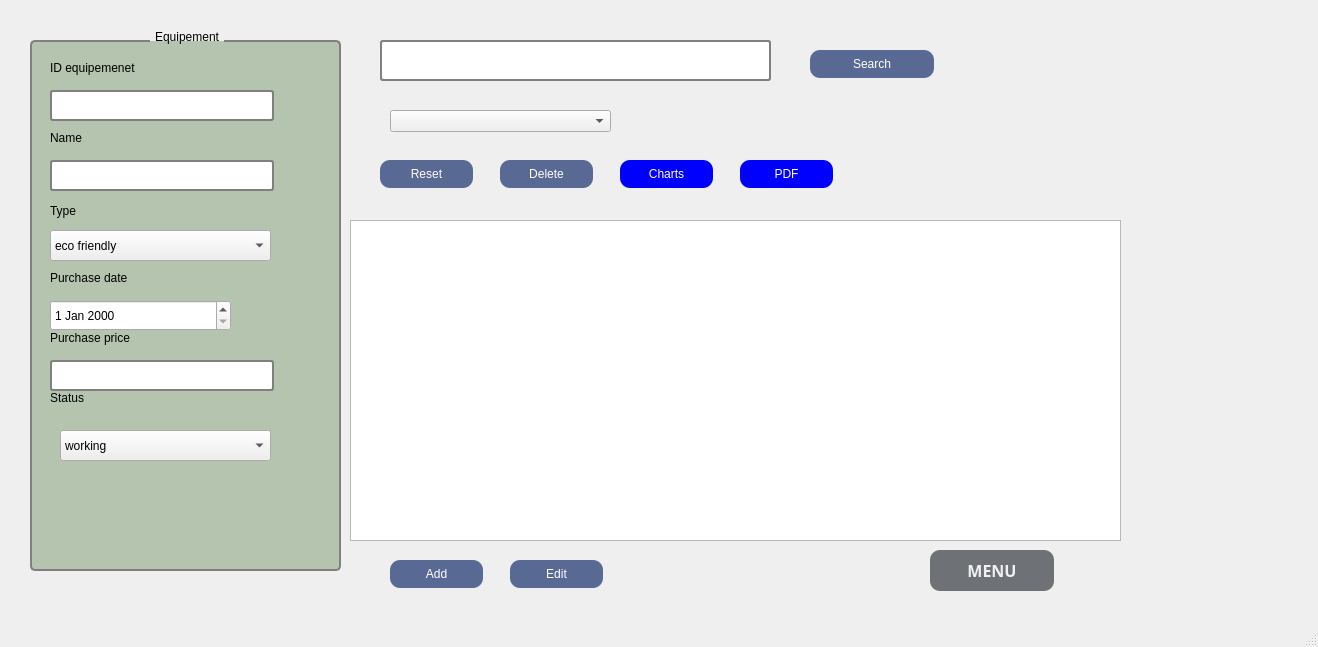
<?xml version="1.0" encoding="UTF-8"?>
<ui version="4.0">
 <class>equipment_managment</class>
 <widget class="QMainWindow" name="equipment_managment">
  <property name="geometry">
   <rect>
    <x>0</x>
    <y>0</y>
    <width>1318</width>
    <height>647</height>
   </rect>
  </property>
  <property name="windowTitle">
   <string>equipment_managment</string>
  </property>
  <property name="styleSheet">
   <string notr="true"/>
  </property>
  <widget class="QWidget" name="centralwidget">
   <widget class="QTableView" name="display_eq">
    <property name="geometry">
     <rect>
      <x>350</x>
      <y>220</y>
      <width>771</width>
      <height>321</height>
     </rect>
    </property>
   </widget>
   <widget class="QComboBox" name="comboBox">
    <property name="geometry">
     <rect>
      <x>390</x>
      <y>110</y>
      <width>221</width>
      <height>22</height>
     </rect>
    </property>
    <property name="styleSheet">
     <string notr="true"/>
    </property>
   </widget>
   <widget class="QLineEdit" name="search">
    <property name="geometry">
     <rect>
      <x>380</x>
      <y>40</y>
      <width>391</width>
      <height>41</height>
     </rect>
    </property>
    <property name="styleSheet">
     <string notr="true">QLineEdit{
    background-color: white;
    color: white;
    border: 1px solid gray;
    padding: 5px 10px;
    border-radius: 3px;
  border: 2px solid gray;
}</string>
    </property>
   </widget>
   <widget class="QPushButton" name="pushButton_2">
    <property name="geometry">
     <rect>
      <x>670</x>
      <y>730</y>
      <width>93</width>
      <height>28</height>
     </rect>
    </property>
    <property name="styleSheet">
     <string notr="true">QPushButton {
	font: 10pt &quot;MS Shell Dlg 2&quot;;
    border-radius: 50%;
background-color:#586994;
color:white;
 border-width: 0px;
  border-radius: 10px;
}</string>
    </property>
    <property name="text">
     <string>Edit</string>
    </property>
   </widget>
   <widget class="QPushButton" name="pushButton_5">
    <property name="geometry">
     <rect>
      <x>380</x>
      <y>160</y>
      <width>93</width>
      <height>28</height>
     </rect>
    </property>
    <property name="styleSheet">
     <string notr="true">QPushButton {
	font: 10pt &quot;MS Shell Dlg 2&quot;;
    border-radius: 50%;
background-color:#586994;
color:white;
 border-width: 0px;
  border-radius: 10px;
}</string>
    </property>
    <property name="text">
     <string>Reset</string>
    </property>
   </widget>
   <widget class="QPushButton" name="pushButton_4">
    <property name="geometry">
     <rect>
      <x>810</x>
      <y>50</y>
      <width>124</width>
      <height>28</height>
     </rect>
    </property>
    <property name="styleSheet">
     <string notr="true">QPushButton {
	font: 10pt &quot;MS Shell Dlg 2&quot;;
    border-radius: 50%;
background-color:#586994;
color:white;
 border-width: 0px;
  border-radius: 10px;
}</string>
    </property>
    <property name="text">
     <string>Search</string>
    </property>
   </widget>
   <widget class="QGroupBox" name="groupBox">
    <property name="geometry">
     <rect>
      <x>30</x>
      <y>30</y>
      <width>311</width>
      <height>541</height>
     </rect>
    </property>
    <property name="styleSheet">
     <string notr="true">QGroupBox {
    border: 2px solid gray;
    border-radius: 5px;
    margin-top: 10px;
background-color:#B4C4AE;
}

QGroupBox::title {
    subcontrol-origin: margin;
    subcontrol-position: top center;
    padding: 0 3px;
    font: 63 10pt &quot;Segoe UI Semibold&quot;;
    color :black;
}
QLineEdit{
    background-color: white;
    color: white;
    border: 1px solid gray;
    padding: 5px 10px;
    border-radius: 3px;
  border: 2px solid gray;
}
QPushButton:hover {
    background-color: #45a049;
}
</string>
    </property>
    <property name="title">
     <string>Equipement</string>
    </property>
    <widget class="QLabel" name="label">
     <property name="geometry">
      <rect>
       <x>20</x>
       <y>30</y>
       <width>131</width>
       <height>16</height>
      </rect>
     </property>
     <property name="styleSheet">
      <string notr="true">QLabel{
font: 63 10pt &quot;Segoe UI Semibold&quot;;
color :black;
}</string>
     </property>
     <property name="text">
      <string>ID equipemenet</string>
     </property>
    </widget>
    <widget class="QLineEdit" name="edit_id_eq">
     <property name="geometry">
      <rect>
       <x>20</x>
       <y>60</y>
       <width>224</width>
       <height>31</height>
      </rect>
     </property>
     <property name="styleSheet">
      <string notr="true">QLineEdit {
    color: black;
}</string>
     </property>
    </widget>
    <widget class="QLabel" name="label_3">
     <property name="geometry">
      <rect>
       <x>20</x>
       <y>100</y>
       <width>56</width>
       <height>16</height>
      </rect>
     </property>
     <property name="styleSheet">
      <string notr="true">QLabel{
font: 63 10pt &quot;Segoe UI Semibold&quot;;
color :black;
}</string>
     </property>
     <property name="text">
      <string>Name</string>
     </property>
    </widget>
    <widget class="QLineEdit" name="edit_name_eq">
     <property name="geometry">
      <rect>
       <x>20</x>
       <y>130</y>
       <width>224</width>
       <height>31</height>
      </rect>
     </property>
     <property name="styleSheet">
      <string notr="true">QLineEdit {
    color: black;
}</string>
     </property>
    </widget>
    <widget class="QLabel" name="label_4">
     <property name="geometry">
      <rect>
       <x>20</x>
       <y>170</y>
       <width>56</width>
       <height>21</height>
      </rect>
     </property>
     <property name="styleSheet">
      <string notr="true">QLabel{
font: 63 10pt &quot;Segoe UI Semibold&quot;;
color :black;
}</string>
     </property>
     <property name="text">
      <string>Type</string>
     </property>
    </widget>
    <widget class="QLabel" name="label_5">
     <property name="geometry">
      <rect>
       <x>20</x>
       <y>240</y>
       <width>131</width>
       <height>16</height>
      </rect>
     </property>
     <property name="styleSheet">
      <string notr="true">QLabel{
font: 63 10pt &quot;Segoe UI Semibold&quot;;
color :black;
}</string>
     </property>
     <property name="text">
      <string>Purchase date</string>
     </property>
    </widget>
    <widget class="QDateEdit" name="dateEdit_eq">
     <property name="geometry">
      <rect>
       <x>20</x>
       <y>270</y>
       <width>181</width>
       <height>31</height>
      </rect>
     </property>
    </widget>
    <widget class="QLabel" name="label_6">
     <property name="geometry">
      <rect>
       <x>20</x>
       <y>360</y>
       <width>56</width>
       <height>16</height>
      </rect>
     </property>
     <property name="styleSheet">
      <string notr="true">QLabel{
font: 63 10pt &quot;Segoe UI Semibold&quot;;
color :black;
}</string>
     </property>
     <property name="text">
      <string>Status</string>
     </property>
    </widget>
    <widget class="QLineEdit" name="edit_price_eq">
     <property name="geometry">
      <rect>
       <x>20</x>
       <y>330</y>
       <width>224</width>
       <height>31</height>
      </rect>
     </property>
     <property name="styleSheet">
      <string notr="true">QLineEdit {
    color: black;
}</string>
     </property>
    </widget>
    <widget class="QLabel" name="label_7">
     <property name="geometry">
      <rect>
       <x>20</x>
       <y>300</y>
       <width>121</width>
       <height>16</height>
      </rect>
     </property>
     <property name="styleSheet">
      <string notr="true">QLabel{
font: 63 10pt &quot;Segoe UI Semibold&quot;;
color :black;
}</string>
     </property>
     <property name="text">
      <string>Purchase price</string>
     </property>
    </widget>
    <widget class="QComboBox" name="edit_type_eq">
     <property name="geometry">
      <rect>
       <x>20</x>
       <y>200</y>
       <width>221</width>
       <height>31</height>
      </rect>
     </property>
     <item>
      <property name="text">
       <string>eco friendly</string>
      </property>
     </item>
     <item>
      <property name="text">
       <string>s</string>
      </property>
     </item>
    </widget>
    <widget class="QComboBox" name="edit_status_eq">
     <property name="geometry">
      <rect>
       <x>30</x>
       <y>400</y>
       <width>211</width>
       <height>31</height>
      </rect>
     </property>
     <item>
      <property name="text">
       <string>working</string>
      </property>
     </item>
     <item>
      <property name="text">
       <string>not working</string>
      </property>
     </item>
     <item>
      <property name="text">
       <string>should be repared</string>
      </property>
     </item>
    </widget>
   </widget>
   <widget class="QPushButton" name="pushButton_7">
    <property name="geometry">
     <rect>
      <x>740</x>
      <y>160</y>
      <width>93</width>
      <height>28</height>
     </rect>
    </property>
    <property name="styleSheet">
     <string notr="true">QPushButton {
    font: 10pt &quot;MS Shell Dlg 2&quot;;
    background-color: blue; 
    color: white;
    border: none; 
    border-radius: 10px;
}
</string>
    </property>
    <property name="text">
     <string>PDF</string>
    </property>
   </widget>
   <widget class="QPushButton" name="pushButton">
    <property name="geometry">
     <rect>
      <x>550</x>
      <y>730</y>
      <width>93</width>
      <height>28</height>
     </rect>
    </property>
    <property name="styleSheet">
     <string notr="true">QPushButton {
	font: 10pt &quot;MS Shell Dlg 2&quot;;
    border-radius: 50%;
background-color:#586994;
color:white;
 border-width: 0px;
  border-radius: 10px;
}</string>
    </property>
    <property name="text">
     <string>Add</string>
    </property>
   </widget>
   <widget class="QPushButton" name="pushButton_6">
    <property name="geometry">
     <rect>
      <x>620</x>
      <y>160</y>
      <width>93</width>
      <height>28</height>
     </rect>
    </property>
    <property name="styleSheet">
     <string notr="true">QPushButton {
    font: 10pt &quot;MS Shell Dlg 2&quot;;
    background-color: blue; 
    color: white;
    border: none;
    border-radius: 10px;
}
</string>
    </property>
    <property name="text">
     <string>Charts</string>
    </property>
   </widget>
   <widget class="QPushButton" name="pushButton_3">
    <property name="geometry">
     <rect>
      <x>500</x>
      <y>160</y>
      <width>93</width>
      <height>28</height>
     </rect>
    </property>
    <property name="styleSheet">
     <string notr="true">QPushButton {
	font: 10pt &quot;MS Shell Dlg 2&quot;;
    border-radius: 50%;
background-color:#586994;
color:white;
 border-width: 0px;
  border-radius: 10px;
}</string>
    </property>
    <property name="text">
     <string>Delete</string>
    </property>
   </widget>
   <widget class="QPushButton" name="pushButton_8">
    <property name="geometry">
     <rect>
      <x>390</x>
      <y>560</y>
      <width>93</width>
      <height>28</height>
     </rect>
    </property>
    <property name="styleSheet">
     <string notr="true">QPushButton {
	font: 10pt &quot;MS Shell Dlg 2&quot;;
    border-radius: 50%;
background-color:#586994;
color:white;
 border-width: 0px;
  border-radius: 10px;
}</string>
    </property>
    <property name="text">
     <string>Add</string>
    </property>
   </widget>
   <widget class="QPushButton" name="pushButton_9">
    <property name="geometry">
     <rect>
      <x>510</x>
      <y>560</y>
      <width>93</width>
      <height>28</height>
     </rect>
    </property>
    <property name="styleSheet">
     <string notr="true">QPushButton {
	font: 10pt &quot;MS Shell Dlg 2&quot;;
    border-radius: 50%;
background-color:#586994;
color:white;
 border-width: 0px;
  border-radius: 10px;
}</string>
    </property>
    <property name="text">
     <string>Edit</string>
    </property>
   </widget>
   <widget class="QPushButton" name="menu">
    <property name="geometry">
     <rect>
      <x>930</x>
      <y>550</y>
      <width>124</width>
      <height>41</height>
     </rect>
    </property>
    <property name="font">
     <font>
      <family>Gill sans MT 13</family>
      <pointsize>12</pointsize>
      <weight>75</weight>
      <italic>false</italic>
      <bold>true</bold>
     </font>
    </property>
    <property name="styleSheet">
     <string notr="true">QPushButton {
	font: 12pt &quot;Gill sans MT&quot; bold;
    border-radius: 50%;
	font-weight:bold;
	background-color: rgb(110, 113, 118);
color:#f0f0f0;
 border-width: 0px;
  border-radius: 10px;
}
QPushButton:hover
{
	background-color: rgb(216, 0, 0);
}
</string>
    </property>
    <property name="text">
     <string>MENU</string>
    </property>
   </widget>
  </widget>
  <widget class="QMenuBar" name="menubar">
   <property name="geometry">
    <rect>
     <x>0</x>
     <y>0</y>
     <width>1318</width>
     <height>26</height>
    </rect>
   </property>
  </widget>
  <widget class="QStatusBar" name="statusbar"/>
 </widget>
 <resources/>
 <connections/>
</ui>
